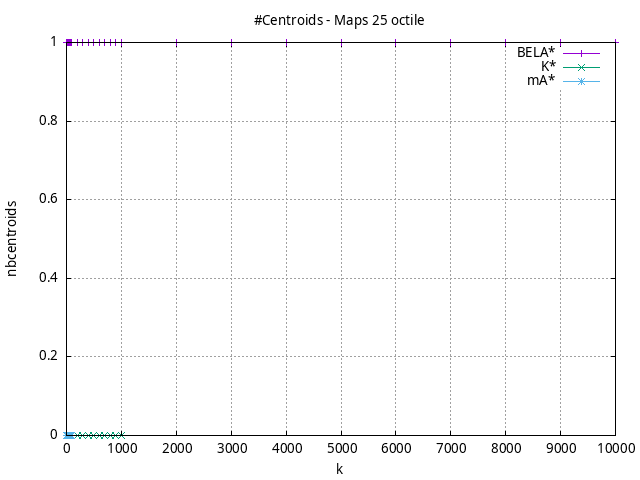

Here is the gnuplot script that generated this plot:
#!/usr/bin/gnuplot
# -*- coding: utf-8 -*-
#
# results/maps/octile/25/random512-25.heuristic.octile.nbcentroids.gnuplot
#
# Started on 04/02/2024 21:35:15
# Author: Carlos Linares López
set grid
set xlabel "k"
set ylabel "nbcentroids"

set title "#Centroids - Maps 25 octile"

set terminal png enhanced font "Ariel,10"
set output 'random512-25.heuristic.octile.nbcentroids.png'

plot "-" title "BELA$^*$"      with linesp, "-" title "K$^*$"      with linesp, "-" title "mA$^*$"      with linesp

	1 1.0
	5 1.0
	10 1.0
	50 1.0
	100 1.0
	500 1.0
	1000 1.0
	5000 1.0
	10000 1.0
end
	1 0.0
	5 0.0
	10 0.0
	50 0.0
	100 0.0
	500 0.0
	1000 0.0
end
	1 0.0
	5 0.0
	10 0.0
	50 0.0
	100 0.0
end
